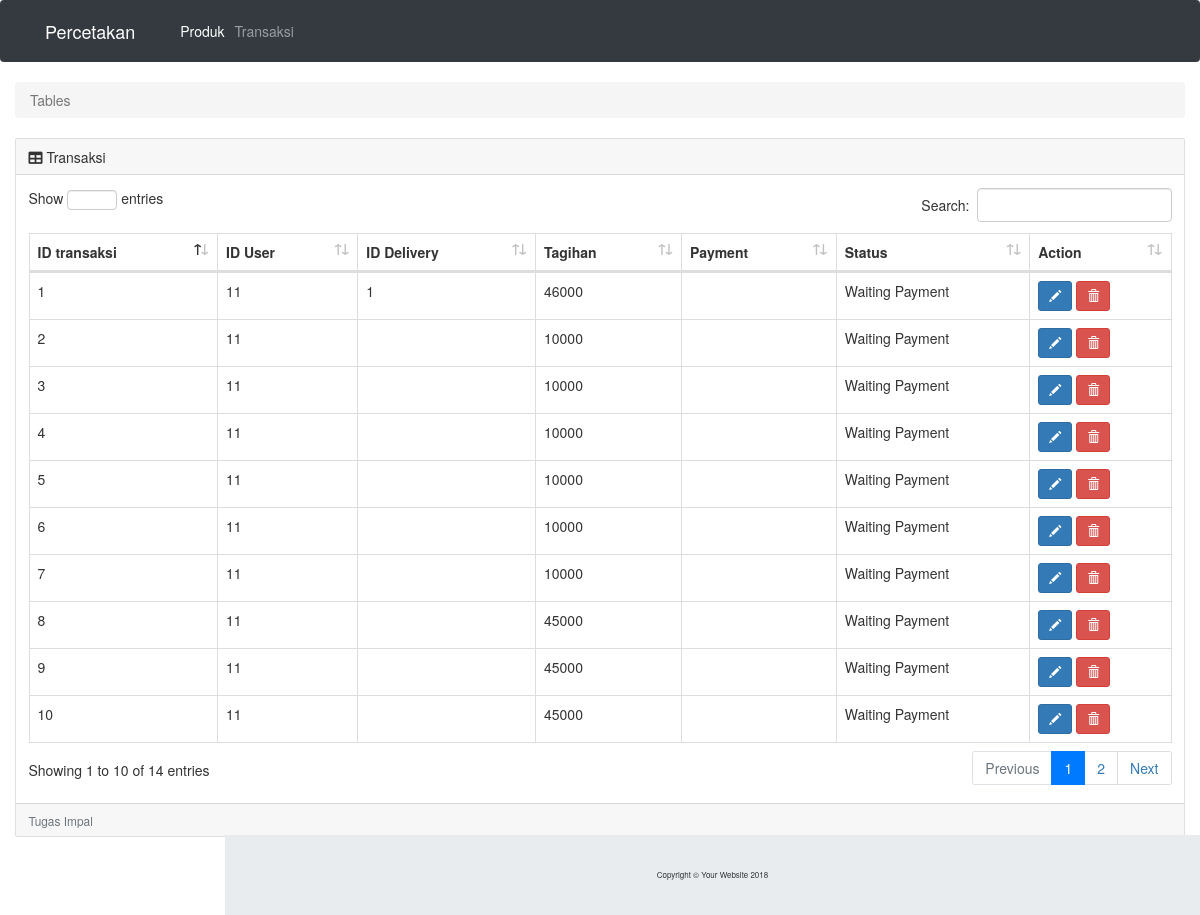
/impalweb/index.php/controltransaksi, run on the app's committed database.
### tables this page shows
CREATE TABLE `transaksi` (
  `idTransaksi` int(255) NOT NULL,
  `idUser` int(255) NOT NULL,
  `idDelivery` int(255) DEFAULT NULL,
  `tagihan` int(255) NOT NULL,
  `status` varchar(20) NOT NULL
);

### impalweb/application/controllers/controltransaksi.php (called while the page is built, shortened)
<?php
class controltransaksi extends CI_Controller {
    public function __construct() {
        $this->load->model('transaksi');
    }
    public function index(){
        $this->load->helper(array('form', 'url'));
        $data['data']=$this->transaksi->gettransaksi();
        $this->load->view('transaksiadmin',$data, array('error' => ' ' ));
    }
}
?>

### impalweb/index.php (called while the page is built, shortened)
<?php
require_once BASEPATH.'core/CodeIgniter.php';

### impalweb/application/models/transaksi.php (called while the page is built, shortened)
<?php
class transaksi extends CI_Model{
	public function gettransaksi(){
		return $this->db->query("select * from transaksi")->result();
	}
}
?>

### impalweb/application/views/transaksiadmin.php (the view, shortened to what this page needs)
<!DOCTYPE html>
<html lang="en">
  <head>
    <link href="<?php echo base_url()?>vendor/bootstrap/css/bootstrap.min.css" rel="stylesheet">
    <link href="<?php echo base_url()?>vendor/fontawesome-free/css/all.min.css" rel="stylesheet" type="text/css">
    <link href="<?php echo base_url()?>vendor/datatables/dataTables.bootstrap4.css" rel="stylesheet">
    <link href="css/sb-admin.css" rel="stylesheet">
        <link rel="stylesheet" href="https://maxcdn.bootstrapcdn.com/bootstrap/3.3.7/css/bootstrap.min.css">
  </head>
  <body id="page-top">
    <nav class="navbar navbar-expand-lg navbar-dark bg-dark fixed-top">
      <div class="container">
        <a class="navbar-brand" href="#">Percetakan</a>
        <div class="collapse navbar-collapse" id="navbarResponsive">
          <ul class="navbar-nav ml-auto">
            <li class="nav-item active">
              <a class="nav-link" href="http://localhost/impalweb/index.php/controlproduk/">Produk
              </a>
            </li>
            <li class="nav-item">
              <a class="nav-link" href="http://localhost/impalweb/index.php/controltransaksi/">Transaksi</a>
            </li>
          </ul>
        </div>
      </div>
    </nav>
        <div class="container-fluid">
          <ol class="breadcrumb">
            <li class="breadcrumb-item active">Tables</li>
          </ol>
          <div class="card mb-3">
            <div class="card-header">
              <i class="fas fa-table"></i>
              Transaksi</div>
            <div class="card-body">
              <div class="table-responsive">
                <table class="table table-bordered" id="dataTable" width="100%" cellspacing="0">
                  <thead>
                    <tr>
                      <th>ID transaksi</th>
                      <th>ID User</th>
                      <th>ID Delivery</th>
                      <th>Tagihan</th>
                      <th>Payment</th>
                      <th>Status</th>
                      <th>Action</th>
                    </tr>
                  </thead>
                  <tbody>
  <?php
  foreach ($data as $key):
  ?>
  <tr>
    <td><?php echo $key->idTransaksi; ?></td>
    <td><?php echo $key->idUser; ?></td>
    <td><?php echo $key->idDelivery; ?></td>
    <td><?php echo $key->tagihan; ?></td>
    <td><?php echo $key->payment; ?></td>
    <td><?php echo $key->status; ?></td>
    <td>
       <button class="btn btn-sm btn-primary" data-toggle="modal" data-target="#edit<?php echo $key->idTransaksi; ?>"><i class="glyphicon glyphicon-pencil"></i></button>
        <button class="btn btn-sm btn-danger" data-toggle="modal" data-target="#delete<?php echo $key->idTransaksi; ?>"><i class="glyphicon glyphicon-trash"></i></button>
    </td>
  </tr>
  <?php
    endforeach;
   ?>
                  </tbody>
                </table>
              </div>
            </div>
            <div class="card-footer small text-muted">Tugas Impal</div>
          </div>
          <p class="small text-center text-muted my-5">
            <em>More tugas coming soon...</em>
          </p>
        </div>
        <footer class="sticky-footer">
          <div class="container my-auto">
            <div class="copyright text-center my-auto">
              <span>Copyright © Your Website 2018</span>
            </div>
          </div>
        </footer>
  </body>
</html>

### view html/css/sb-admin.css (style rules this page uses)
html { position: relative; min-height: 100%; }
body { height: 100%; }
.navbar-nav .nav-item.active .nav-link { color: #fff; }
:root { --input-padding-x: 0.75rem; --input-padding-y: 0.75rem; }
footer.sticky-footer { display: -webkit-box; display: -ms-flexbox; display: flex; position: absolute; right: 0; bottom: 0; width: calc(100% - 90px); height: 80px; background-color: #e9ecef; }
footer.sticky-footer .copyright { line-height: 1; font-size: 0.8rem; }
@media (min-width: 768px) { footer.sticky-footer { width: calc(100% - 225px); } }

### data on the page
transaksi: idTransaksi "1", idUser "11", idDelivery "1", tagihan "46000", status "Waiting Payment"
transaksi: idTransaksi "2", idUser "11", tagihan "10000", status "Waiting Payment"
transaksi: idTransaksi "3", idUser "11", tagihan "10000", status "Waiting Payment"
transaksi: idTransaksi "4", idUser "11", tagihan "10000", status "Waiting Payment"
transaksi: idTransaksi "5", idUser "11", tagihan "10000", status "Waiting Payment"
transaksi: idTransaksi "6", idUser "11", tagihan "10000", status "Waiting Payment"
transaksi: idTransaksi "7", idUser "11", tagihan "10000", status "Waiting Payment"
transaksi: idTransaksi "8", idUser "11", tagihan "45000", status "Waiting Payment"
transaksi: idTransaksi "9", idUser "11", tagihan "45000", status "Waiting Payment"
transaksi: idTransaksi "10", idUser "11", tagihan "45000", status "Waiting Payment"
